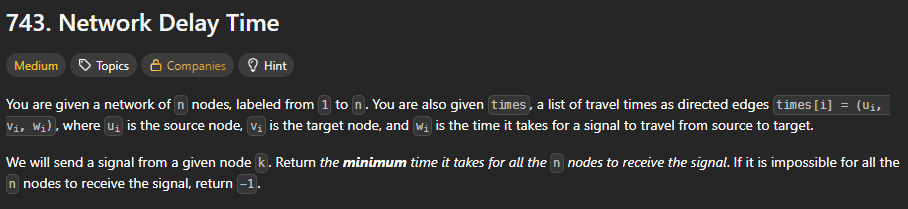
#> input picture backend/evidence/SR-2026-ED2F/4.1.png, 908 x 209 px
$ python -i ai_generated_detector.py   (imports and definitions only)   (older library calls are emulated)
#> lines starting #> are read from the running program, lines starting #| are printed output that depends on the picture
#> in detect_ai_generated, image is the input picture: PIL image 908x209 RGBA; mean R, G, B, A 50.7, 50.6, 50.4, 255
### backend/services/ai_metadata_detector.py
from PIL import Image
from PIL.ExifTags import TAGS


def detect_ai_metadata(image_path):

#> called with image_path = '../evidence/SR-2026-ED2F/4.1.png'
    ai_detected = False
    reasons = []
    source = "Unknown"

    try:

        image = Image.open(image_path)

        # ======================================
        # PNG Metadata
        # ======================================
        png_info = image.info
#> png_info = {'srgb': 0, 'gamma': 0.455, 'dpi': (95.99, 95.99)}
        for key, value in png_info.items():
            value = str(value).lower()

            if (
                "chatgpt" in value
                or "openai" in value
            ):
                ai_detected = True
                source = "ChatGPT"
                reasons.append(
                    "OpenAI metadata detected"
                )

            # Stable Diffusion
            if "stable diffusion" in value:
                ai_detected = True
                source = "Stable Diffusion"
                reasons.append(
                    "Stable Diffusion metadata detected"
                )

            # Automatic1111
            if "negative prompt" in value:
                ai_detected = True
                reasons.append(
                    "Automatic1111 generation metadata detected"
                )

            # ComfyUI
            if "comfyui" in value:
                ai_detected = True
                source = "ComfyUI"
                reasons.append(
                    "ComfyUI workflow metadata detected"
                )

            # Midjourney
            if "midjourney" in value:
                ai_detected = True
                source = "Midjourney"
                reasons.append(
                    "Midjourney metadata detected"
                )

            # DALL-E
            if "dall-e" in value:
                ai_detected = True
                source = "DALL-E"
                reasons.append(
                    "DALL-E metadata detected"
                )

            # Flux
            if "flux" in value:
                ai_detected = True
                source = "Flux"
                reasons.append(
                    "Flux AI metadata detected"
                )
#> this loop made 3 passes
#> (key, value) on passes 1 to 3: ('srgb', '0'), ('gamma', '0.45455'), ('dpi', '(95.9866, 95.9866)')
#> after the loop, reasons = []

        # ======================================
        # EXIF Metadata
        # ======================================
        exif = image.getexif()
        for tag_id, value in exif.items():
            tag = TAGS.get(
                tag_id,
                tag_id
            )
            value = str(value).lower()

            if (
                "chatgpt" in value
                or "openai" in value
            ):
                ai_detected = True
                source = "ChatGPT"
                reasons.append(
                    "OpenAI metadata detected"
                )

            if "stable diffusion" in value:
                ai_detected = True
                source = "Stable Diffusion"
                reasons.append(
                    "Stable Diffusion EXIF metadata detected"
                )

            if "midjourney" in value:
                ai_detected = True
                source = "Midjourney"
                reasons.append(
                    "Midjourney EXIF metadata detected"
                )

            if "dall-e" in value:
                ai_detected = True
                source = "DALL-E"
                reasons.append(
                    "DALL-E EXIF metadata detected"
                )

            if "comfyui" in value:
                ai_detected = True
                source = "ComfyUI"
                reasons.append(
                    "ComfyUI EXIF metadata detected"
                )
#> this loop made 0 passes

        confidence = 0

        if ai_detected:
            confidence = 95

        reasons = list(
            dict.fromkeys(reasons)
        )

        return {
            "detected": ai_detected,
            "confidence": confidence,
            "source": source,
            "reasons": reasons
        }

    except Exception:

        return {
            "detected": False,
            "confidence": 0,
            "source": "Unknown",
            "reasons": []
        }

### backend/services/ai_generated_detector.py
from PIL import Image
import cv2
import numpy as np

from services.ai_metadata_detector import detect_ai_metadata

def detect_ai_generated(image_path, image_type="camera_photo"):
    score = 0
    reasons = []
    try:
        # =====================================
        # Metadata Analysis
        # =====================================
        image = Image.open(image_path)

        if image_type in [
            "screenshot",
            "web_ui",
            "mobile_app",
            "document_scan"
        ]:
            return {
                "detected": False,
                "confidence": 0,
                "verdict": "Not Applicable",
                "source": "N/A",
                "reasons": [
                    "AI image detection not applicable"
                ]
            }

        metadata_result = detect_ai_metadata(
            image_path
        )
#> metadata_result = {'detected': False, 'confidence': 0, 'source': 'Unknown', 'reasons': []}
        if metadata_result["detected"]:
            score += 80
            reasons.extend(
                metadata_result["reasons"]
            )
            ai_source = metadata_result["source"]
        else:
            ai_source = "Unknown"

        # =====================================
        # Visual Analysis
        # =====================================
        image_cv = cv2.imread(image_path)
        gray = cv2.cvtColor(
            image_cv,
            cv2.COLOR_BGR2GRAY
        )
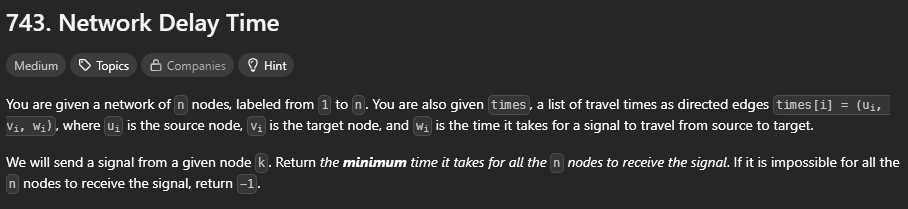
#> gray: shape (209, 908); min 38, max 255, mean 50.6

        # Ensure image was loaded
        if image_cv is None:
            raise ValueError("Unable to read image")

        # Compute saturation and unique colors early for later checks
        hsv = cv2.cvtColor(
            image_cv,
            cv2.COLOR_BGR2HSV
        )
#> hsv: shape (209, 908, 3); mean H, S, V 4.9, 8.9, 54
        saturation = np.mean(
            hsv[:, :, 1]
        )
#> saturation = 8.89

        # Count unique colors (approximate)
        try:
            small = cv2.resize(
                image_cv,
                (200, 200)
            )
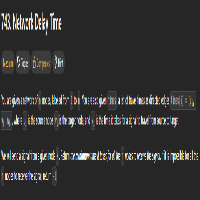
#> small: shape (200, 200, 3); mean B, G, R 50.2, 50.7, 50.9
            unique_colors = len(
                np.unique(
                    small.reshape(-1, 3),
                    axis=0
                )
            )
#> unique_colors = 3751
        except Exception:
            unique_colors = 0

        # Sharpness
        sharpness = cv2.Laplacian(
            gray,
            cv2.CV_64F
        ).var()
#> sharpness = 7548.5

        if (
            image_type == "camera_photo"
            and sharpness > 1500
        ):
            score += 15
            reasons.append(
                "Unnaturally sharp image"
            )

        if (
            saturation > 150
            and sharpness > 700
        ):
            score += 10
            reasons.append(
                "Highly stylized digital artwork"
            )

        if (
            image_type == "camera_photo"
            and unique_colors < 2000
            and saturation > 100
        ):
            score += 10
            reasons.append(
                "Synthetic color distribution"
            )

        # Sensor Noise
        blur = cv2.GaussianBlur(
            gray,
            (5, 5),
            0
        )
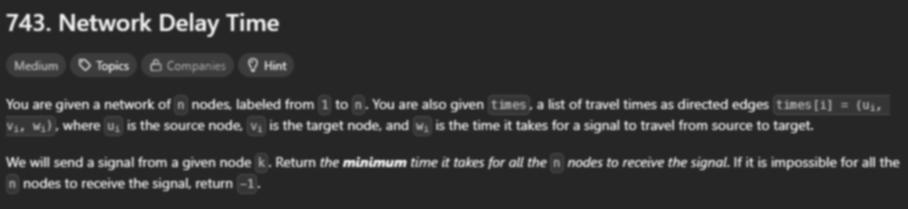
#> blur: shape (209, 908); min 38, max 241, mean 50.6
        noise = (
            gray.astype(np.float32)
            - blur.astype(np.float32)
        )
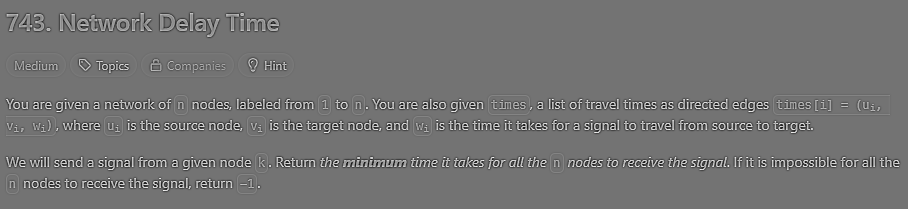
#> noise: shape (209, 908) float32; min -138, max 166, mean 0; drawn with min black and max white
        noise_std = np.std(
            noise
        )
#> noise_std = 24.05
        sensor_noise_score = round(
            float(noise_std),
            2
        )
#> sensor_noise_score = 24.05

        if (
            image_type == "camera_photo"
            and noise_std < 1.5
        ):
            score += 20
            reasons.append(
                "Missing natural sensor noise"
            )

        # =====================================
        # FFT Analysis
        # =====================================
        fft = np.fft.fft2(gray)
        fft_shift = np.fft.fftshift(fft)
        magnitude = np.log(
            np.abs(fft_shift) + 1
        )
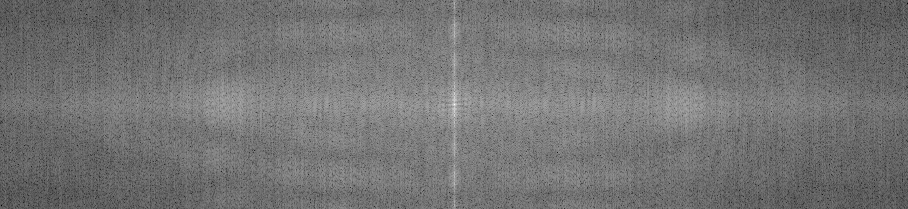
#> magnitude: shape (209, 908) float64; min 2.88, max 16.08, mean 8.87; drawn with min black and max white
        frequency_std = np.std(
            magnitude
        )
#> frequency_std = 0.939
        frequency_score = round(
            float(frequency_std),
            2
        )
#> frequency_score = 0.94

        if frequency_std < 25:
            score += 10
            reasons.append(
                "Synthetic frequency distribution"
            )

        # =====================================
        # Texture Consistency
        # =====================================
        texture_std = np.std(
            cv2.Laplacian(
                gray,
                cv2.CV_64F
            )
        )
#> texture_std = 86.88
        texture_score = round(
            float(texture_std),
            2
        )
#> texture_score = 86.88

        if (
            image_type == "camera_photo"
            and texture_std < 10
        ):
            score += 5
            reasons.append(
                "Overly smooth texture regions"
            )

        # Saturation
        if (
            image_type == "camera_photo"
            and saturation > 140
        ):
            score += 10
            reasons.append(
                "Artificial color enhancement"
            )

        if image_type == "digital_artwork":
            if saturation > 120:
                score += 10
            if frequency_std < 20:
                score += 10

        if (
            image_type == "camera_photo"
            and noise_std > 2
            and texture_std > 25
        ):
            score = max(
                score - 20,
                0
            )
            reasons.append(
                "Natural camera characteristics detected"
            )

        evidence_summary = {
            "metadata_evidence":
                ai_source != "Unknown",

            "noise_anomaly":
                noise_std < 1.5,

            "frequency_anomaly":
                frequency_std < 25,

            "texture_anomaly":
                texture_std < 20
        }
#> evidence_summary = {'metadata_evidence': False, 'noise_anomaly': False, 'frequency_anomaly': True, 'texture_anomaly': False}

        # =====================================
        # AI EVIDENCE CORRELATION
        # =====================================
        evidence_count = 0

        if metadata_result["detected"]:
            evidence_count += 1

        if noise_std < 1.5:
            evidence_count += 1

        if frequency_std < 25:
            evidence_count += 1

        if texture_std < 20:
            evidence_count += 1

        if (
            image_type == "camera_photo"
            and sharpness > 1500
        ):
            evidence_count += 1

        confidence = min(
            score,
            100
        )

        detected = (
            confidence >= 60
            and evidence_count >= 3
        )

        # =====================================
        # Verdict
        # =====================================
        if detected:
            if confidence >= 80:
                verdict = (
                    "High Confidence AI Generated"
                )
            else:
                verdict = (
                    "Likely AI Generated"
                )
        elif confidence >= 40:
            verdict = (
                "Possible AI Indicators"
            )
        else:
            verdict = (
                "Likely Authentic"
            )

        # =====================================
        # Confidence
        # =====================================

        if confidence >= 80:
            verdict = "High Confidence AI Generated"
        elif confidence >= 60:
            verdict = "Likely AI Generated"
        elif confidence >= 40:
            verdict = "Possibly AI Generated"
        else:
            verdict = "Likely Authentic"

        return {
            "detected": detected,
            "confidence": confidence,
            "evidence_count": evidence_count,
            "verdict": verdict,
            "source": ai_source,
            "sensor_noise_score":
                sensor_noise_score,
            "frequency_score":
                frequency_score,
            "texture_score":
                texture_score,
            "evidence":
                evidence_summary,
            "reasons": reasons
        }

    except Exception as e:
        return {
            "detected": False,
            "confidence": 0,
            "verdict": "Analysis Failed",
            "source": "Unknown",
            "sensor_noise_score": 0,
            "frequency_score": 0,
            "texture_score": 0,
            "evidence": {},
            "reasons": [
                str(e)
            ]
        }

>>> result = detect_ai_generated('../evidence/SR-2026-ED2F/4.1.png')
#> result = 10 items
